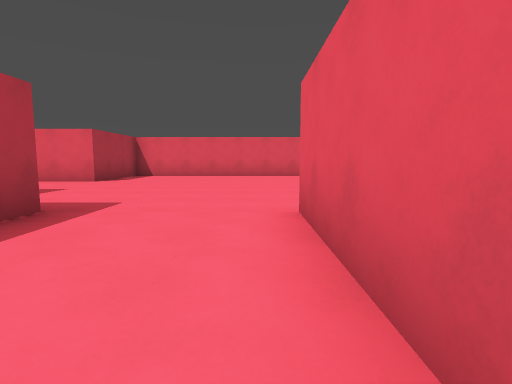
view 1 (above)

16 first-person views from a walk through a 3-D level made in the Godot game engine. The camera is 1.2 m above the floor, tilts 6° down and sees 80° across. The floor is counted in squares, 2 m on a side. Each view is taken from the middle of a square. On the plan, view 1 faces up. The plan holds only what a view shows up to about 9 squares ahead; the rest is blank. The place goes on beyond the plan.

view 2
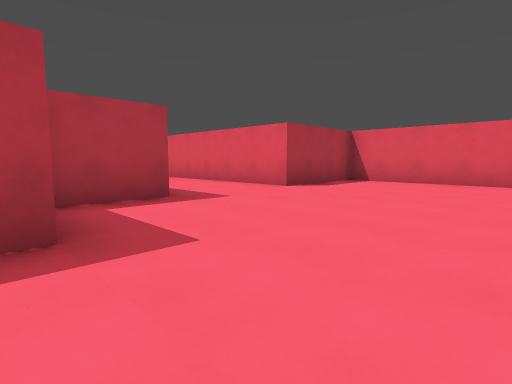

view 3
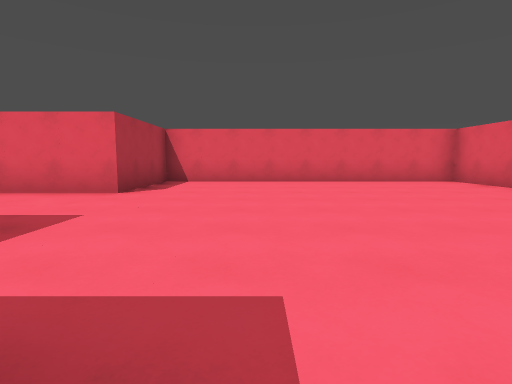

view 4
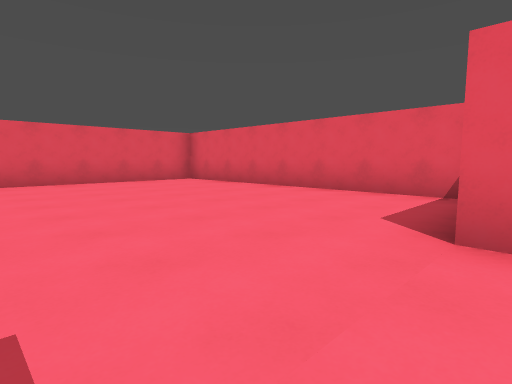

view 5
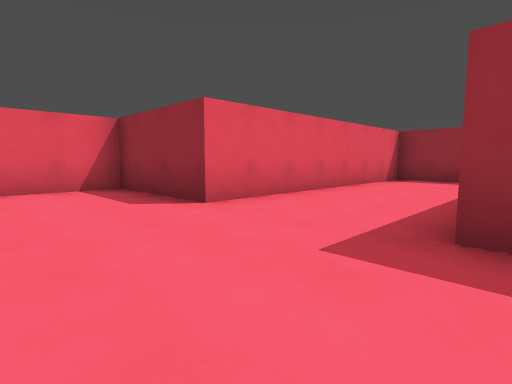

view 6
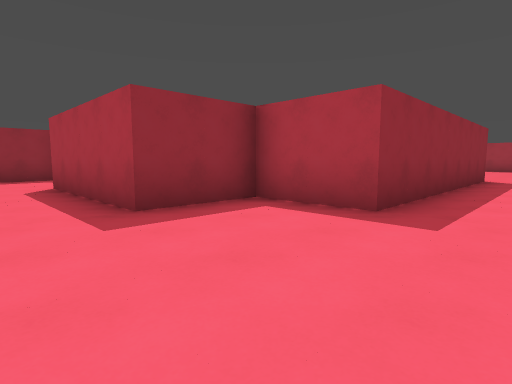

view 7
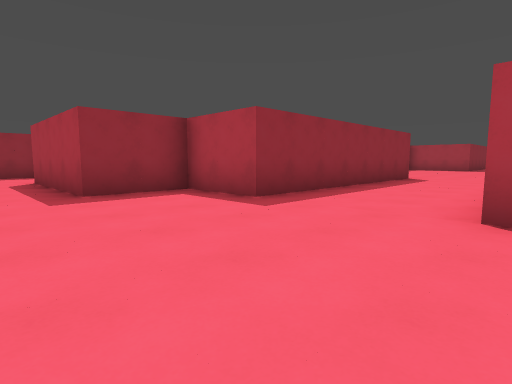

view 8
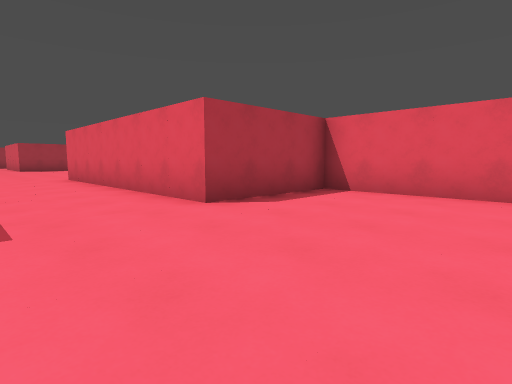

view 9
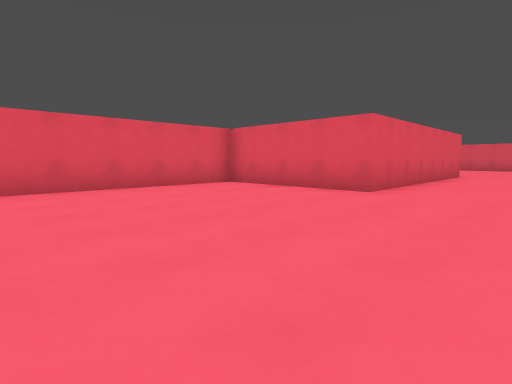

view 10
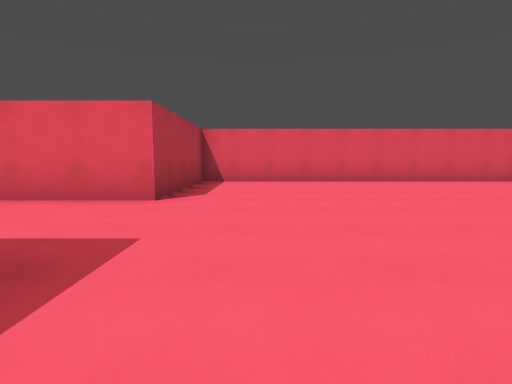

view 11
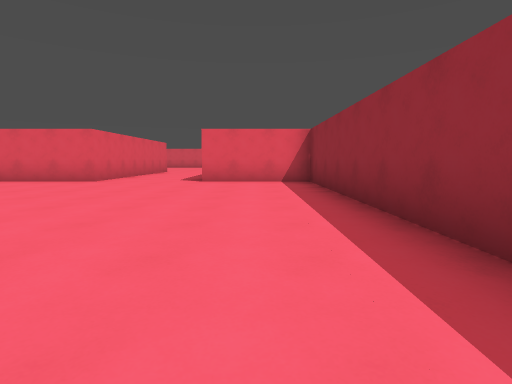

view 12
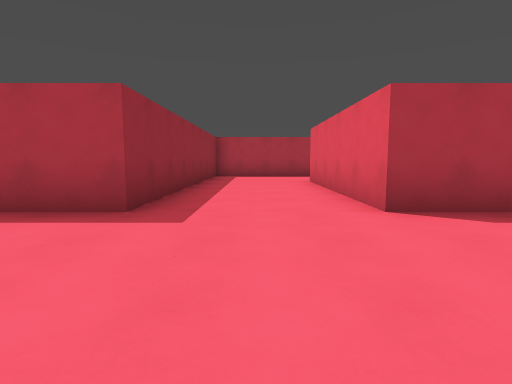

view 13
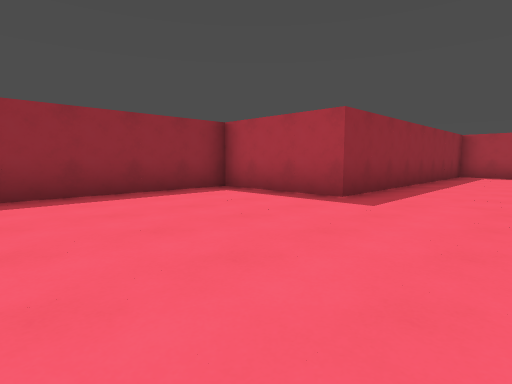

view 14
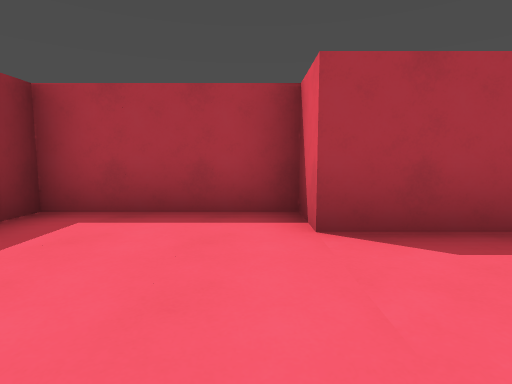

view 15
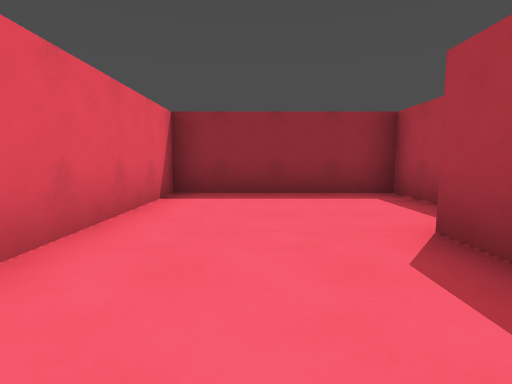

view 16
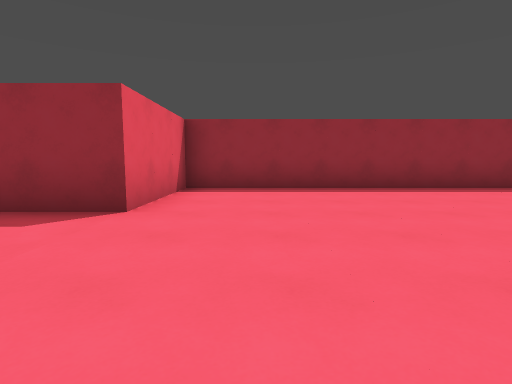

### Floor plan
Points are (right, up) in squares from view 1. A wall is a line through its corners. A room is listed if a view was taken in it or the views show most of it. See-through windows are left out.
Room 1 (views 1, 2, 3, 4, 5, 6, 7, 8, 14, 15)
walls: (-11.5, 5.5) (-4.5, 5.5) (-4.5, 3.5) (-2.5, 3.5) (-2.5, -0.5) (-3.5, -0.5) (-3.5, -3.5) (0.5, -3.5) (0.5, 3.5) (3.5, 3.5) (3.5, 11.5) (-4.5, 11.5) (-4.5, 8.5) (-11.5, 8.5)
ways out: opening at (-11, 7) to room 2
Room 2 (views 9, 10, 11, 12, 13, 16)
walls: (-11.5, 8.5) (-11.5, 12.5) (-20.5, 12.5) (-20.5, 8.5) (-25.5, 8.5); (-26.4, 5.5) (-20.5, 5.5) (-20.5, 2.5) (-11.5, 2.5) (-11.5, 5.5)
ways out: opening at (-11, 7) to room 1; opening at (-26, 8)

Positions as (right, up) in squares from view 1, and headings:
1: (0, 0), facing up
2: (0, 3), facing up-left
3: (-2, 3), facing up
4: (-2, 3), facing up-right
5: (-3, 6), facing down-right
6: (-1, 7), facing down-left
7: (-1, 9), facing down-left
8: (-1, 6), facing up-left
9: (-17, 6), facing up-right
10: (-19, 4), facing up
11: (-20, 4), facing right
12: (-17, 7), facing left
13: (-16, 8), facing down-left
14: (0, -1), facing left
15: (-1, 2), facing down
16: (-13, 9), facing down
